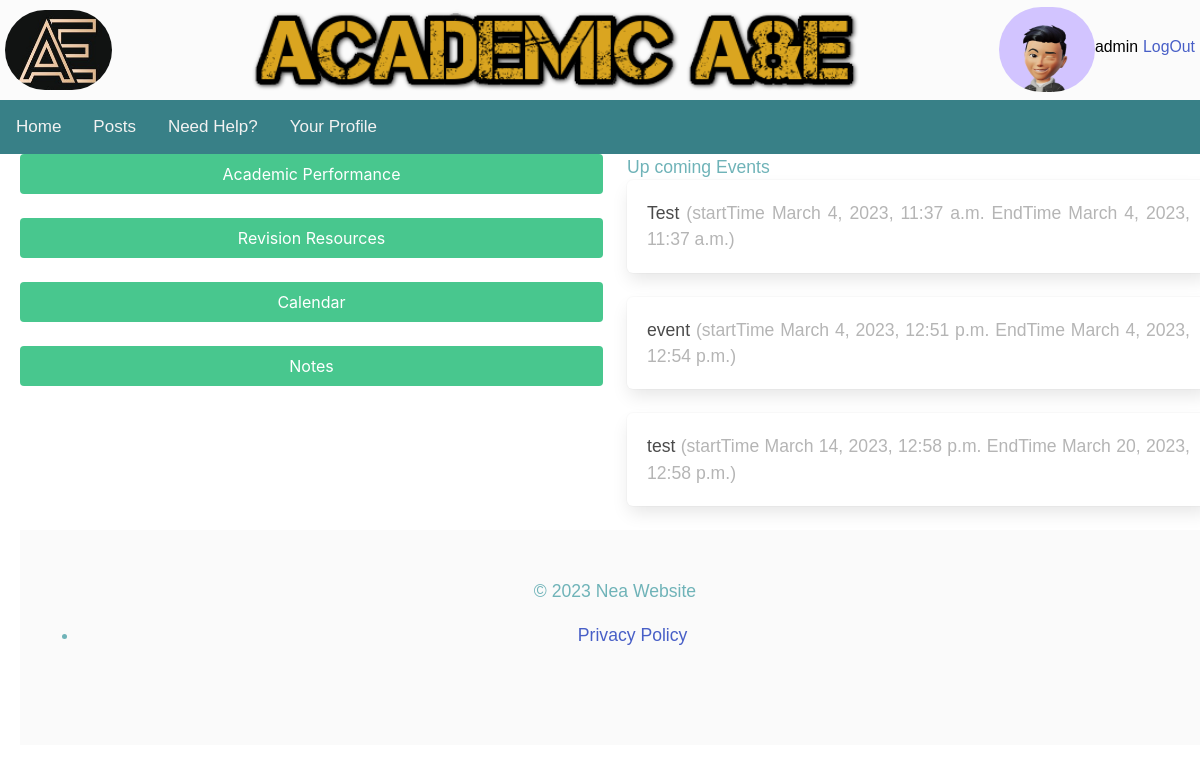
Screenshot of / (signed in) with the database file from the repository.
### user_profiles/models.py (models this page shows, shortened)
class Profile2(models.Model):
    user = models.OneToOneField(User, on_delete=models.CASCADE)
    avatar = models.ImageField(default='default.jpg', upload_to='profile_images')
    firstname = models.CharField(max_length=100)
    lastname = models.CharField(max_length=100)
    year_group = models.CharField(max_length=10, choices=YEAR_CHOICES)
    subject1 = models.ForeignKey(Subjects, blank=True, null=True, on_delete=models.CASCADE,related_name='subject1')
    subject2 = models.ForeignKey(Subjects, blank=True, null=True, on_delete=models.CASCADE,related_name='subject2')
    subject3 = models.ForeignKey(Subjects, blank=True, null=True, on_delete=models.CASCADE,related_name='subject3')
    subject4 = models.ForeignKey(Subjects, blank=True, null=True, on_delete=models.CASCADE,related_name='subject4')

### cal/models.py (models this page shows, shortened)
class Event(models.Model):
    title = models.CharField(max_length=100)
    priority=models.CharField(max_length=20, choices=EVENT_PRIORITY)
    description = models.TextField()
    start_time = models.DateTimeField()
    end_time = models.DateTimeField()
    username = models.ForeignKey(User, blank=True, null=True, on_delete=models.CASCADE)

### nea_site/views.py (the view)
# urls.py: path('', views.homepage, name='homepage'),
@login_required(login_url=reverse_lazy('login'))
def homepage(request):
    today_date=datetime.now()
    user_id=request.user.id
    current_month_events = Event.objects.filter(start_time__year=today_date.year, start_time__month=today_date.month , username_id=user_id)
    upcoming_events= current_month_events.filter(Q(start_time__day__gte=today_date.day)|Q(end_time__day__gte=today_date.day))
    return render(request, 'home.html',{'events':upcoming_events})

### nea_site/templates/home.html (shortened to what this page needs)
{% extends "base.html" %}
{% block content %}
<div class="columns">
    <div class="column is-half">
        <div class="block">
            <a href="/academic/">
                <button class="button is-success is-fullwidth">
                    Academic Performance
                </button>
            </a>
        </div>
        <div class="block">
            <a href="/revision_resources/">
                <button class="button is-success is-fullwidth">
                    Revision Resources
                </button>
            </a>
        </div>
        <div class="block">
            <a href="/calendar/">
                <button class="button is-success is-fullwidth">
                    Calendar
                </button>
            </a>
        </div>
        <div class="block">
            <a href="/notes/">
                <button class="button is-success is-fullwidth">
                    Notes
                </button>
            </a>
        </div>
    </div>
    <div class="column is-half">
        <section>
            <h1>Up coming Events</h1>
        </section>
        {% for event in events %}
                <div class="box">
                    {{ event.title }}
                    <span class="is-small has-text-grey-light">
                        (startTime {{event.start_time  }} EndTime {{ event.end_time }})
                    </span>
                </div>
        {% endfor %}
    </div>
</div>
<footer class="footer">
    <div class="content has-text-centered">
      <p>&copy; 2023 Nea Website</p>
      <nav>
        <ul>
          <li><a href="/privacy-policy/">Privacy Policy</a></li>
        </ul>
      </nav>
    </div>
  </footer>
{% endblock content %}

### nea_site/templates/base.html (shortened to what this page needs)
{% load static %}
<!DOCTYPE html>
<html>
<head>
<link href ="{% static 'main.css' %}" rel ="stylesheet" type = "text/css">
<link rel="stylesheet" type="text/css" href="{% static 'cal/css/styles.css' %}">
<link rel="stylesheet" type="text/css" href="https://cdn.datatables.net/1.13.1/css/jquery.dataTables.min.css">
<link rel="stylesheet" href="https://cdnjs.cloudflare.com/ajax/libs/Chart.js/2.8.0/Chart.min.css" />
<link rel="stylesheet" href="https://cdn.jsdelivr.net/npm/bulma@0.9.3/css/bulma.min.css">
</head>
<body>
<div class ="wrapper">
    <div class="header">
        <div class="header-logo"><img class="header-logo-image" src="{% static 'logo.jpg' %}" alt=""/></div>
        <div class="header-top-banner"><img class="top-banner-image" src="{% static 'top_banner.png' %}" width="700" height="150" title="I'm the top banner" alt=""/></div>
        <div class="user-login-status">
            {% if user.is_authenticated %}
            <img class="user-profile-image" src="{{ user.profile2.avatar.url }} "/>
            <div class="user-name">  <h1>{{ user.username }} </h1></div>
            <div class="user-logout-url"><a href="{% url 'logout' %}?next=/">LogOut</a></div>
            {% endif %}
        </div>
    </div>
    <div id="topnavbar">
        <a class="nav-link" href="{% url 'homepage' %}">Home</a>
        <a class="nav-link" href="{% url 'posts:mainscreen' %} ">Posts</a>
        <a class="nav-link" href="/need_help">Need Help?</a>
        <a class="nav-link" href="/user_profiles/profile/">Your Profile</a>
    </div>
    <div id="main">
        {% block content %}
        {% endblock content %}
    </div>
</div>
</body>
</html>

### nea_site/static/main.css (style rules this page uses)
.wrapper { background-color: currentColor; font-family: 'Avenir', Helvetica, sans-serif; font-size: 1.1em; text-align: justify; color: #fbfbfb; margin-top: 0px; margin-left: auto; margin-right: auto; width: auto; }
.header { display:flex }
.header-logo { display:flex; height: 100px; vertical-align: top; margin-left: 5px; }
.header-logo-image { width: 120px; height: 80px; border-radius: 130px; margin-top: 10px; }
.user-profile-image { width: 120px; height: 85px; border-radius: 150px; vertical-align: top; margin-top: 7px; }
.header-top-banner { display: flex; width: auto; height: 100px; vertical-align: top; align-content: center; margin-right: 130px; margin-left: 130px; }
.top-banner-image { height: 100px; }
.user-login-status { color: #353942; display: flex; width: auto; }
.user-name { display: flex; text-align: center; font-size: 0.9em; margin-top: 5px; margin-right: 5px; padding-top: 30px; padding-bottom: 10px; clear: both; color: black; }
.user-logout-url { display: flex; text-align: center; font-size: 0.9em; margin-top: 5px; margin-right: 5px; padding-top: 30px; padding-bottom: 10px; clear: both; color: black; }
#topnavbar { background-color: #388087; overflow: hidden; }
#topnavbar a { float: left; color: #f2f2f2; text-align: center; padding: 14px 16px; text-decoration: none; font-size: 17px; }
#main { width: 100%; float: left; margin-left: 20px; margin-right: 10px; padding-right: 10px; color: #6FB3B8; }

### nea_site/static/cal/css/styles.css (style rules this page uses)
ul { height: 100%; padding: 0px 5px 0px 20px; }

### rows the page displays
Event: title "Test", start_time "March 4, 2023, 11:37 a.m.", end_time "March 4, 2023, 11:37 a.m."
Event: title "event", start_time "March 4, 2023, 12:51 p.m.", end_time "March 4, 2023, 12:54 p.m."
Event: title "test", start_time "March 14, 2023, 12:58 p.m.", end_time "March 20, 2023, 12:58 p.m."

### other values shown
{{ user.username }} "admin"
